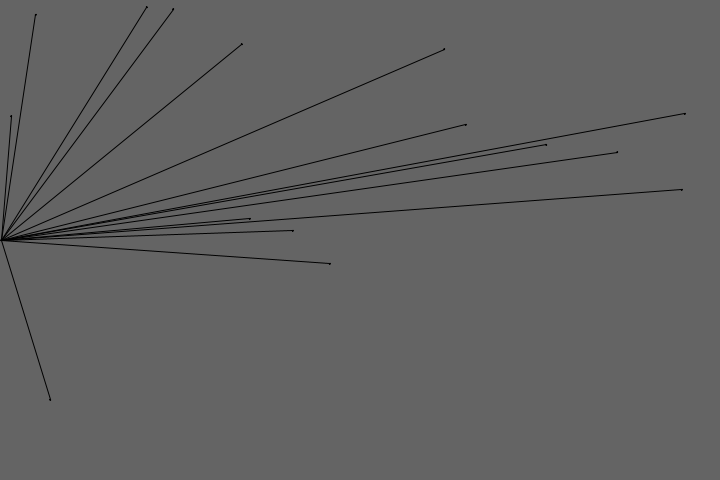
Frame 1 (no input)
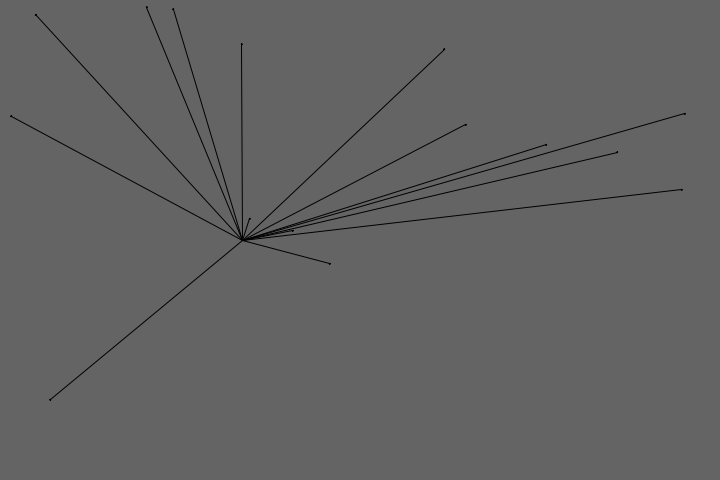
Frame 60 (the mouse pressed at the canvas centre just before this capture)
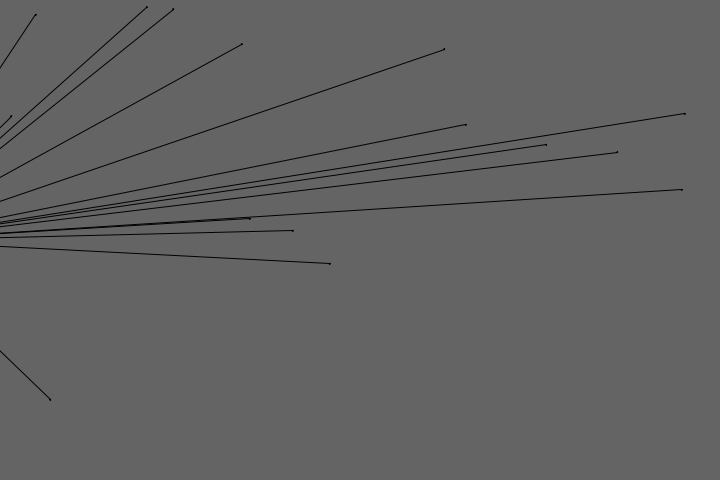
Frame 120 (the mouse held since frame 60 and released just before this capture)

The Processing sketch that drew these frames (run headless with seeded random() and noise(); from frame 60 on, the mouse is pressed at the canvas centre):

// Processing sketch: step_1
// ── step_1.pde
PVector ballOne;
float acceleration;
float velocity;

PVector[] pointOne;


void setup() {
  size(720, 480);
  ballOne = new PVector(0,height/2);
  acceleration = 0.1;
  velocity = 1;
  pointOne = new PVector[15];
  
  for (int i = 0; i < 15; i++) {
    pointOne[i] = new PVector(random(width), random(height));
  }
  
}

void draw() {
  background(100);
  if (ballOne.x > width) {
    ballOne.x = 0;
    velocity *= -1;
  }
  
  velocity += acceleration;
  ballOne.x += velocity;
  
  fill(0);
  ellipse(ballOne.x, ballOne.y, 1, 1);
  
  for (int i = 0; i < pointOne.length; i++) {
    
    
    ellipse(pointOne[i].x, pointOne[i].y, 1, 1);
    line(ballOne.x, ballOne.y, pointOne[i].x, pointOne[i].y);
  }
  
  
  
}
